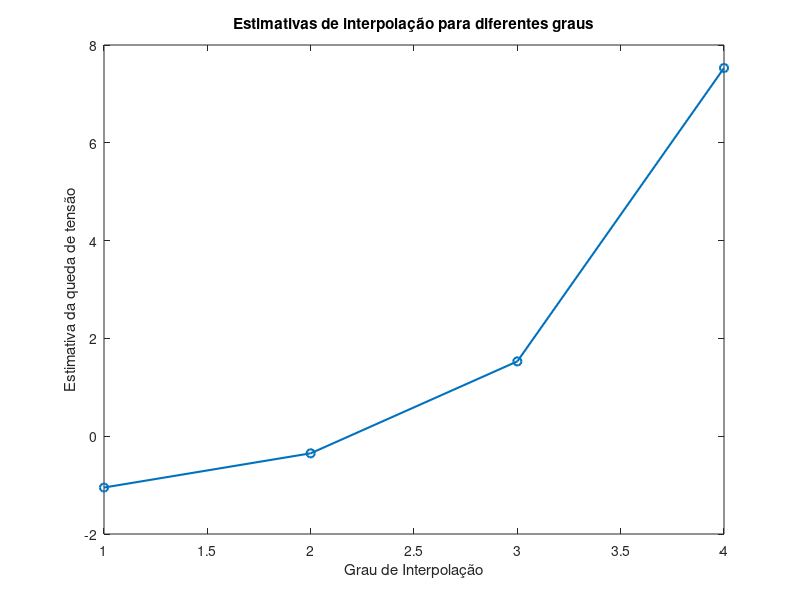
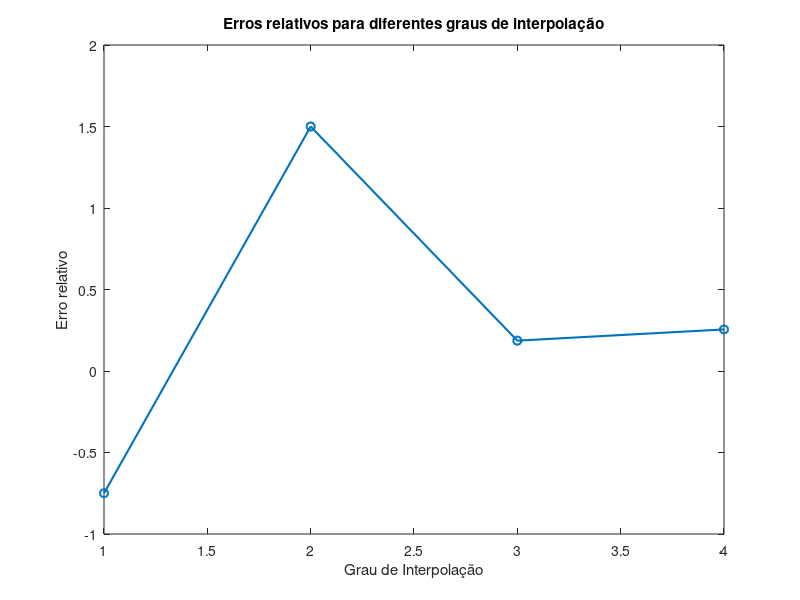

Source code (MATLAB) for these figures, in order:
i = [0.25, 0.75, 1.25, 1.5, 2.0];
V = [-0.45, -0.6, 0.7, 1.88, 6.0];
target_i = 1.15;

function L = lagrange(x, y, degree)
    n = length(x);
    L = 0;
    for j = 1:degree+1
        term = y(j);
        for m = 1:degree+1
            if m ~= j
                term = term * (x(m) - x(j)) / (x(m) - x(j));
            end
        end
        L = L + term;
    end
end

errors = zeros(4, 1);
estimations = zeros(4, 1);

for degree = 1:4
    estimation = lagrange(i, V, degree);
    estimations(degree) = estimation;
    errors(degree) = abs(estimation - V(degree+1)) / V(degree+1);
end

[min_error, best_degree] = min(errors);
best_estimation = estimations(best_degree);

disp('Erros relativos:');
disp(errors);
disp('Melhor estimativa:');
disp(best_estimation);

figure;
plot(1:4, estimations, 'o-', 'LineWidth', 1.5);
xlabel('Grau de Interpolação');
ylabel('Estimativa da queda de tensão');
title('Estimativas de interpolação para diferentes graus');

figure;
plot(1:4, errors, 'o-', 'LineWidth', 1.5);
xlabel('Grau de Interpolação');
ylabel('Erro relativo');
title('Erros relativos para diferentes graus de interpolação');

